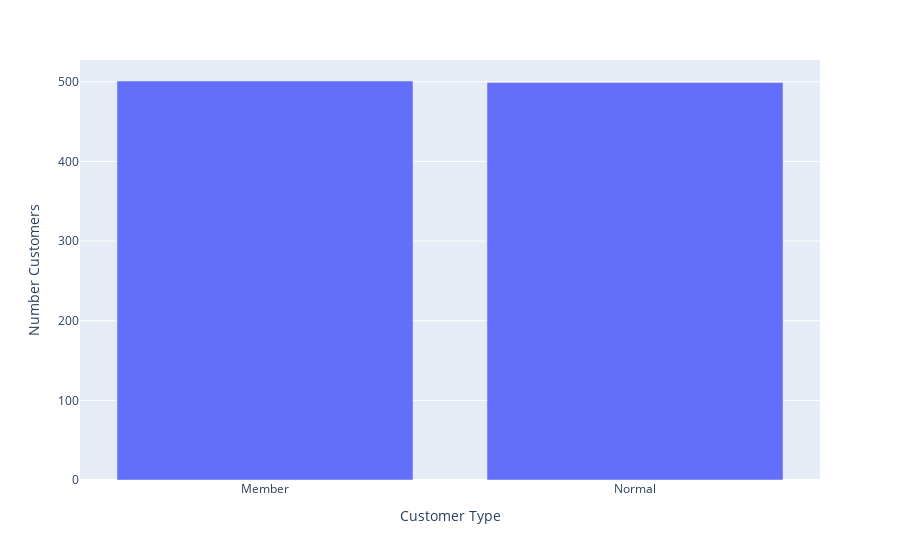

The notebook cell this image was saved under:
### Markdown cell above
Branch C had higher gross income followed by Branch B then Branch A which makes sense because in a chart above Branch C was shown with higher Unit prices compared to the other branches.

### Code cell
fig = px.bar(df, x=df['Customer type'].value_counts().keys(), y=df['Customer type'].value_counts(),labels=dict(x="Customer Type",y="Number Customers"))
fig.show()

### Figure 1 — Plotly figure (JSON) as saved in the notebook; plotly's stock layout.template omitted (floating-point values rounded to 4 significant figures)
{"data": [{"alignmentgroup": "True", "hovertemplate": "Customer Type=%{x}<br>Number Customers=%{y}<extra></extra>", "legendgroup": "", "marker": {"color": "#636efa", "pattern": {"shape": ""}}, "name": "", "offsetgroup": "", "orientation": "v", "showlegend": false, "textposition": "auto", "type": "bar", "x": ["Member", "Normal"], "xaxis": "x", "y": [501, 499], "yaxis": "y"}], "layout": {"barmode": "relative", "legend": {"tracegroupgap": 0}, "margin": {"t": 60}, "xaxis": {"anchor": "y", "domain": [0, 1], "title": {"text": "Customer Type"}}, "yaxis": {"anchor": "x", "domain": [0, 1], "title": {"text": "Number Customers"}}}}
